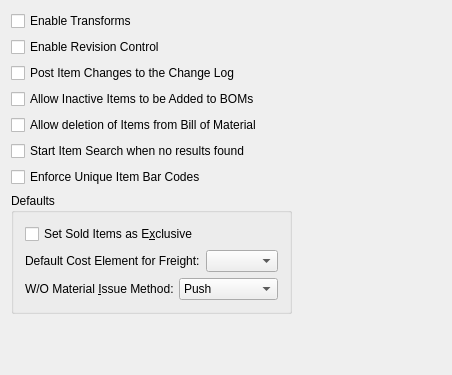
<?xml version="1.0" encoding="UTF-8"?>
<ui version="4.0">
 <comment>This file is part of the xTuple ERP: PostBooks Edition, a free and
open source Enterprise Resource Planning software suite,
Copyright (c) 1999-2018 by OpenMFG LLC, d/b/a xTuple.
It is licensed to you under the Common Public Attribution License
version 1.0, the full text of which (including xTuple-specific Exhibits)
is available at www.xtuple.com/CPAL.  By using this software, you agree
to be bound by its terms.</comment>
 <class>configurePD</class>
 <widget class="QWidget" name="configurePD">
  <property name="geometry">
   <rect>
    <x>0</x>
    <y>0</y>
    <width>452</width>
    <height>375</height>
   </rect>
  </property>
  <property name="windowTitle">
   <string>P/D Module Configuration</string>
  </property>
  <layout class="QGridLayout" name="gridLayout_2">
   <item row="0" column="0">
    <layout class="QHBoxLayout" name="horizontalLayout">
     <item>
      <layout class="QVBoxLayout" name="verticalLayout_2">
       <item>
        <layout class="QVBoxLayout" name="verticalLayout">
         <item>
          <widget class="QCheckBox" name="_transforms">
           <property name="text">
            <string>Enable Transforms</string>
           </property>
          </widget>
         </item>
         <item>
          <widget class="QCheckBox" name="_revControl">
           <property name="text">
            <string>Enable Revision Control</string>
           </property>
          </widget>
         </item>
         <item>
          <widget class="QCheckBox" name="_changeLog">
           <property name="text">
            <string>Post Item Changes to the Change Log</string>
           </property>
          </widget>
         </item>
         <item>
          <widget class="QCheckBox" name="_inactiveBomItems">
           <property name="text">
            <string>Allow Inactive Items to be Added to BOMs</string>
           </property>
          </widget>
         </item>
         <item>
          <widget class="QCheckBox" name="_allowDelete">
           <property name="text">
            <string>Allow deletion of Items from Bill of Material</string>
           </property>
          </widget>
         </item>
         <item>
          <widget class="QCheckBox" name="_autoItemSearch">
           <property name="text">
            <string>Start Item Search when no results found</string>
           </property>
          </widget>
         </item>
         <item>
          <widget class="QCheckBox" name="_uniqueBarcodes">
           <property name="text">
            <string>Enforce Unique Item Bar Codes</string>
           </property>
          </widget>
         </item>
         <item>
          <widget class="QGroupBox" name="_defaultGroup">
           <property name="title">
            <string>Defaults</string>
           </property>
           <layout class="QGridLayout" name="gridLayout">
            <item row="0" column="0">
             <widget class="QCheckBox" name="_exclusive">
              <property name="text">
               <string>Set Sold Items as E&amp;xclusive</string>
              </property>
             </widget>
            </item>
            <item row="2" column="0">
             <layout class="QHBoxLayout" name="_2">
              <property name="spacing">
               <number>5</number>
              </property>
              <item>
               <widget class="QLabel" name="_issueMethodLit">
                <property name="text">
                 <string>W/O Material &amp;Issue Method:</string>
                </property>
                <property name="buddy">
                 <cstring>_issueMethod</cstring>
                </property>
               </widget>
              </item>
              <item>
               <widget class="QComboBox" name="_issueMethod">
                <item>
                 <property name="text">
                  <string>Push</string>
                 </property>
                </item>
                <item>
                 <property name="text">
                  <string>Pull</string>
                 </property>
                </item>
                <item>
                 <property name="text">
                  <string>Mixed</string>
                 </property>
                </item>
               </widget>
              </item>
             </layout>
            </item>
            <item row="1" column="0">
             <layout class="QHBoxLayout" name="horizontalLayout_2">
              <item>
               <widget class="XLabel" name="_freightCostElementDefaultLit">
                <property name="text">
                 <string>Default Cost Element for Freight:</string>
                </property>
               </widget>
              </item>
              <item>
               <widget class="XComboBox" name="_freightCostElementDefault">
                <property name="allowNull">
                 <bool>true</bool>
                </property>
                <property name="defaultCode">
                 <enum>XComboBox::None</enum>
                </property>
               </widget>
              </item>
             </layout>
            </item>
           </layout>
          </widget>
         </item>
        </layout>
       </item>
       <item>
        <spacer name="verticalSpacer">
         <property name="orientation">
          <enum>Qt::Vertical</enum>
         </property>
         <property name="sizeHint" stdset="0">
          <size>
           <width>20</width>
           <height>40</height>
          </size>
         </property>
        </spacer>
       </item>
      </layout>
     </item>
     <item>
      <spacer name="horizontalSpacer">
       <property name="orientation">
        <enum>Qt::Horizontal</enum>
       </property>
       <property name="sizeHint" stdset="0">
        <size>
         <width>40</width>
         <height>20</height>
        </size>
       </property>
      </spacer>
     </item>
    </layout>
   </item>
  </layout>
 </widget>
 <layoutdefault spacing="6" margin="11"/>
 <customwidgets>
  <customwidget>
   <class>XComboBox</class>
   <extends>QComboBox</extends>
   <header>xcombobox.h</header>
  </customwidget>
  <customwidget>
   <class>XLabel</class>
   <extends>QLabel</extends>
   <header>xlabel.h</header>
  </customwidget>
 </customwidgets>
 <resources/>
 <connections/>
</ui>
